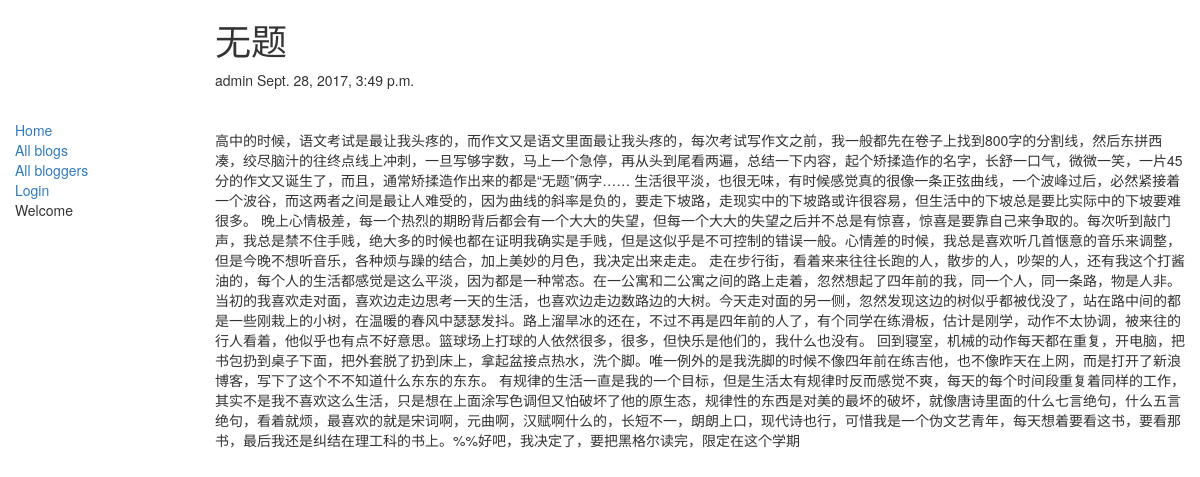
The app's page /18/detail/, older data.
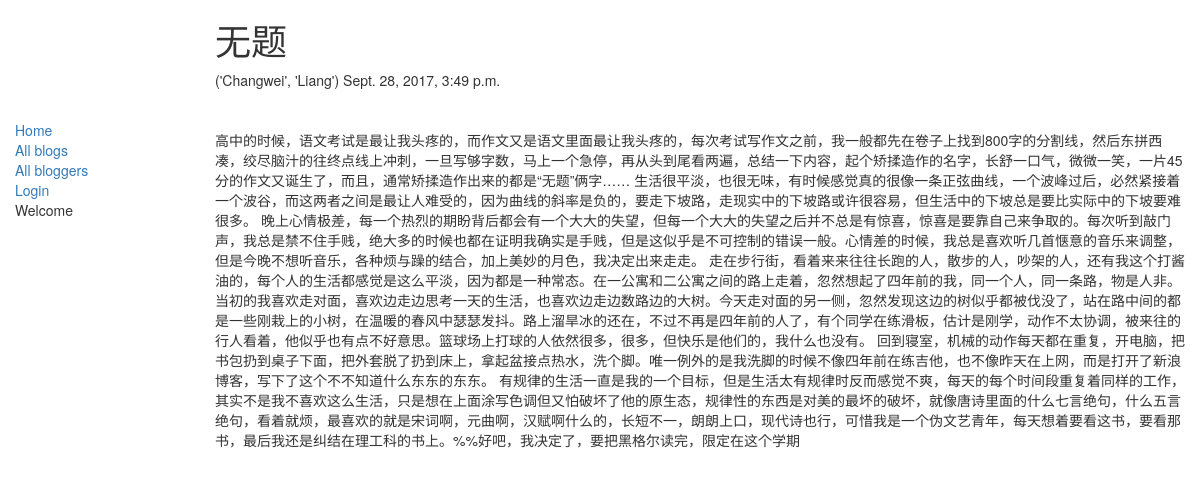
The same page, newer data.
### blog/models.py (models this page shows, shortened)
class MyPost(models.Model):
    author = models.ForeignKey(settings.AUTH_USER_MODEL, on_delete=models.CASCADE)
    title = models.CharField(max_length=100)
    content = models.TextField(blank=True)
    tags = models.CharField(max_length=20, null=True, blank=True)
    published_time = models.DateTimeField(default=timezone.now)
    created_time = models.DateTimeField(default=timezone.now)
    is_draft = models.BooleanField(default=False)
    class Meta:
        ordering = ['published_time']

### my_auth/models.py (models this page shows)
class User(models.AbstractUser):
    pass

### blog/views.py (the view)
# urls.py: url(r'^(?P<pk>\d+)/detail/$', views.blog_detail, name='blog_detail'),
def blog_detail(request, pk):
    blog = get_object_or_404(models.MyPost, pk=pk)
    template_name = 'blog/blog_detail.html'
    context = {
        'blog': blog
    }
    return render(request, template_name, context)

### blog/templatetags/blog_tag.py (called while the page is built)
@register.simple_tag
def real_name_or_username(blog):
    if blog.author.first_name and blog.author.last_name:
        return format_html('%s' % blog.author.first_name), format_html(blog.author.last_name)
    else:
        return blog.author.username

### blog/templates/blog/blog_detail.html (shortened to what this page needs)
{% extends 'blog/base.html' %}
{% load blog_tag %}
{% block content %}
    <h1>{{ blog.title }}</h1>
    <p1>{% real_name_or_username blog %}</p1>
    <p2>{{ blog.published_time }}</p2></br></br></br>
    <p3>{{ blog.content }}</p3>
{% endblock %}

Row changes from the older to the newer data that the page shows:
changed through a linked row, MyPost "无题": author.last_name "admin" → "('Changwei', 'Liang')"
